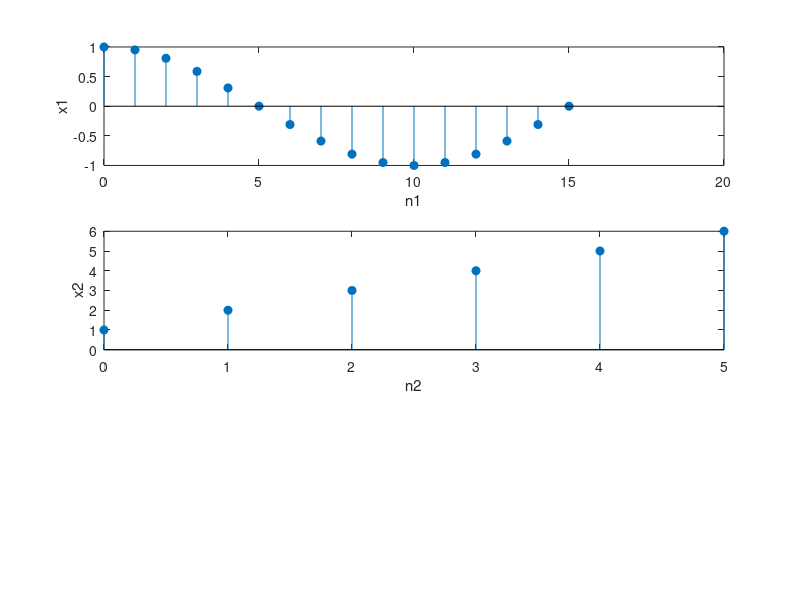

Write MATLAB code to recreate this figure. (Note: this script raises an error after producing the figure.)
clear;
clc;

st_1 = 0;
et_1 = 15;
n1 = st_1:1:et_1;
x1 = cos(2*pi*0.05*n1);

st_2 = 0;
et_2 = 5;

n2 = st_2:1:et_2;
x2 = [1 2 3 4 5 6];

figure(1)
subplot(311);
stem(n1, x1, 'filled');
xlabel('n1');
ylabel('x1');
subplot(312);
stem(n2, x2, 'filled');
xlabel('n2');
ylabel('x2');

[y1, n3] = convolution(x1, x2, st_1, et_1, st_2, et_2);
[y2, n3] = convolution(x2, x1, st_2, et_2, st_1, et_1);

subplot(313);
stem(n3, y1, 'filled');
hold on;
stem(n3, y2, 'r--s');
legend('x1*x2', 'x2*x1');
xlabel('n3');
ylabel('y');